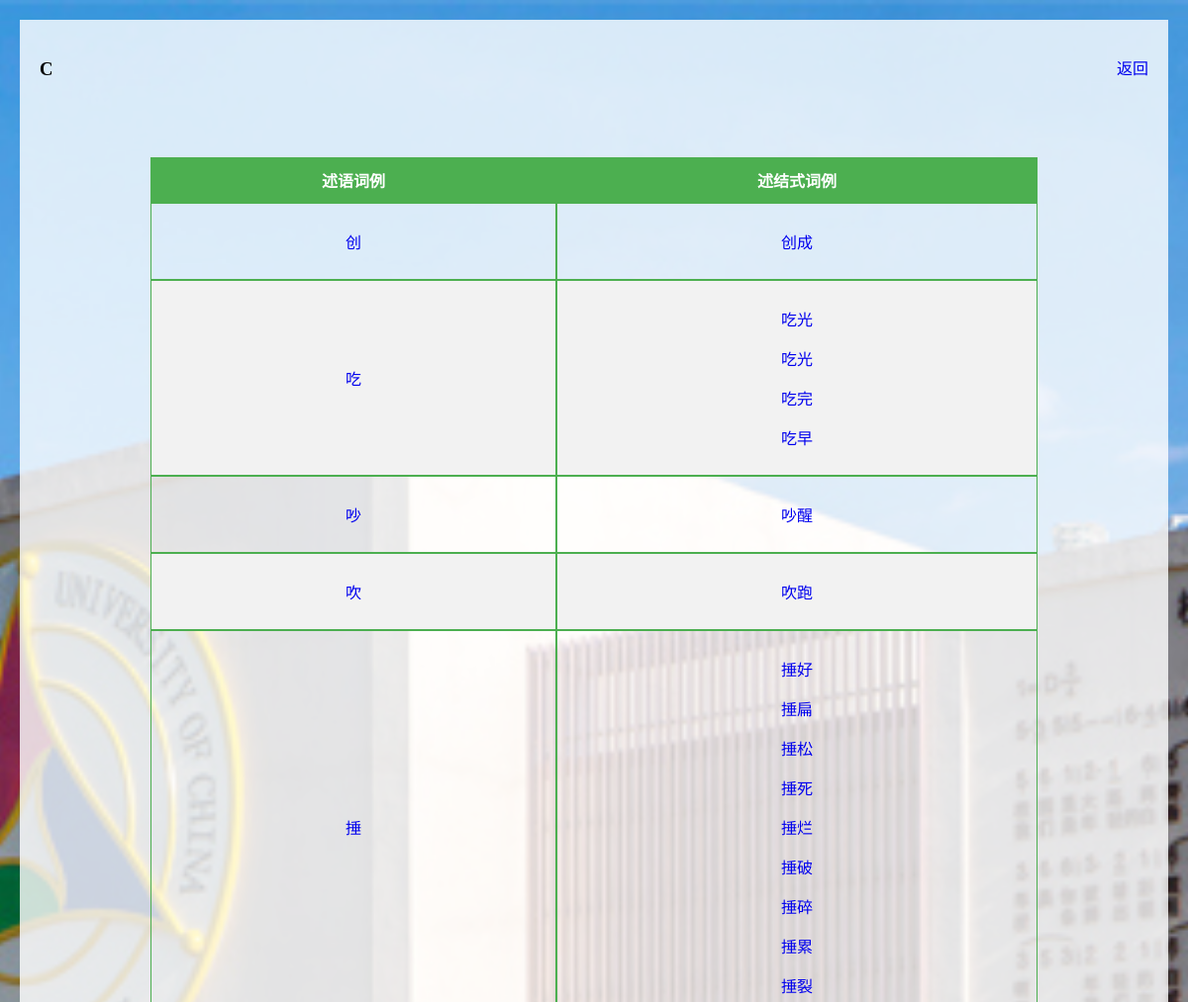
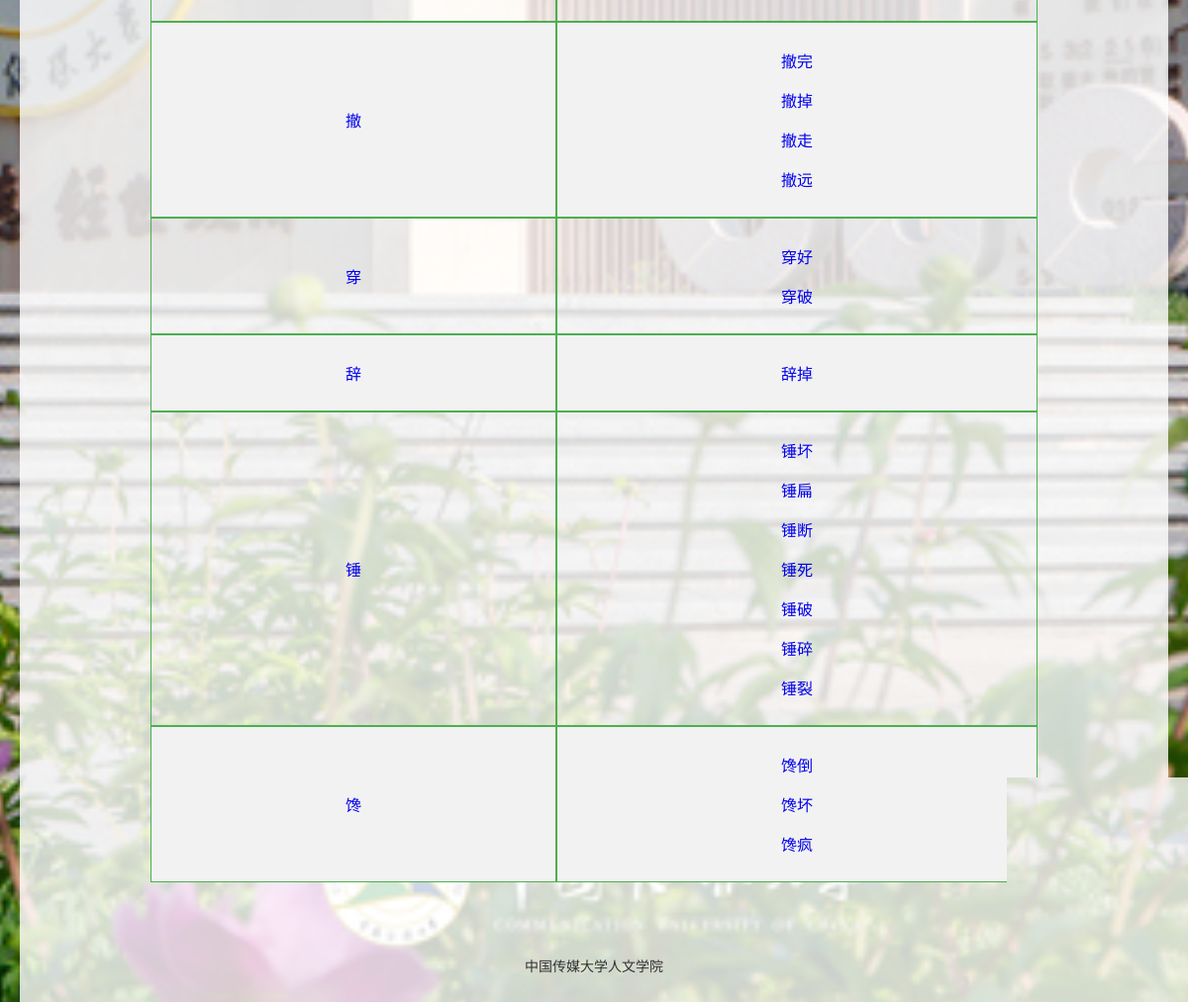
The page /dictionary/C on the database its author committed (2 pictures, top to bottom).
### tables this page shows
CREATE TABLE "第一轮标注记录" (
	"id"	INTEGER,
	"编号"	TEXT,
	"述结式词例"	TEXT,
	"述结式拼音"	TEXT,
	"述结式类型"	TEXT,
	"述结式配价数"	TEXT,
	"述结式论元1"	TEXT,
	"述结式论元2"	TEXT,
	"述结式论元3"	TEXT,
	"述结式论元1语义角色"	TEXT,
	"述结式论元2语义角色"	TEXT,
	"述结式论元3语义角色"	TEXT,
	"述语词例"	TEXT,
	"述语拼音"	TEXT,
	"述语HSK等级"	TEXT,
	"述语词性"	TEXT,
	"述语义项"	TEXT,
	"述语配价数"	TEXT,
	"述语论元1"	TEXT,
	"述语论元2"	TEXT,
	"述语论元3"	TEXT,
	"述语论元1语义角色"	TEXT,
	"述语论元2语义角色"	TEXT,
	"述语论元3语义角色"	TEXT,
	"补语词例"	TEXT,
	"补语拼音"	TEXT,
	"补语HSK等级"	TEXT,
	"补语词性"	TEXT,
	"补语义项"	TEXT,
	"补语配价数"	TEXT,
	"补语论元1"	TEXT,
	"补语论元2"	TEXT,
	"补语论元3"	TEXT,
	"补语论元1语义角色"	TEXT,
	"补语论元2语义角色"	TEXT,
	"补语论元3语义角色"	TEXT,
	"共指关系:R.ARG1="	TEXT,
	"R.ARG2="	TEXT,
	"V.ARG1="	TEXT,
	"V.ARG2="	TEXT,
	"补语语义类型"	TEXT,
	"句式1-主动宾"	TEXT,
	"句式1例句"	TEXT,
	"句式2-受事主语句"	TEXT,
	"句式2例句"	TEXT,
	"句式3-把字句"	TEXT,
	"句式3例句"	TEXT,
	"句式4-被na让字句"	TEXT,
	"句式4例句"	TEXT,
	"句式5-施事主语句"	TEXT,
	"句式5例句"	TEXT,
	"句式6-动词拷贝句"	TEXT,
	"句式6例句"	TEXT,
	"句式分布类型"	TEXT,
	"述语句式1 主宾句"	TEXT,
	"述语句式1例句"	TEXT,
	"述语句式2 受事主语句"	TEXT,
	"述语句式2例句"	TEXT,
	"述语句式3 施事主语句"	TEXT,
	"述语句式3例句 "	TEXT,
	"述语句式分布"	TEXT,
	"补语句式1 主事主语句"	TEXT,
	"补语句式1例句"	TEXT,
	"补语句式2 感事主语句"	TEXT,
	"补语句式2例句"	TEXT,
	"补语句式3 施事主语句"	TEXT,
	"补语句式3例句"	TEXT,
	"补语句式分布"	TEXT,
	"备注【词的义项】"	TEXT,
	"来源"	TEXT,
	"填写者1"	TEXT,
	"填写者2"	TEXT,
	"标注中遇到的问题"	TEXT,
	"音序"	TEXT,
	"基础句"	TEXT,
	"图片路径"	TEXT,
	PRIMARY KEY("id" AUTOINCREMENT)
);

### app.py (the view)
@app.route('/dictionary/<letter>')
def dictionary(letter):
    conn = get_db()
    cursor = conn.cursor()
    cursor.execute('SELECT * FROM 第一轮标注记录 WHERE 音序 =?',(letter,))
    data_raw = cursor.fetchall()
    data = group_by_index(data_raw,12,lambda x:x[2])
    return render_template('entry_list.html',letter=letter,data=data)

### app.py (called while the page is built)
def get_db():
    conn = sqlite3.connect(database)
    return conn

def group_by_index(data, index, sort_key=None):
    grouped_data = {}
    for item in data:
        key = item[index]
        if key not in grouped_data:
            grouped_data[key] = []
        grouped_data[key].append(item)
    for key in grouped_data:
        grouped_data[key] = sorted(grouped_data[key], key=sort_key)
    three_dim_list = list(grouped_data.values())
    three_dim_list.sort(key=lambda x: x[0][index])
    return three_dim_list

### templates/entry_list.html (shortened to what this page needs)
<!DOCTYPE html>
<html lang="en">
<head>
    <link rel="stylesheet" href="{{ url_for('static', filename='css/mystyle.css') }}">
</head>
<body>
    <div class="container">
        <div class="header_part ">
            <div class="left-div">
                <h3>{{ letter }}</h3>
            </div>
            <div class="right-div">
                <p><a href="javascript:history.back();">返回</a></p>
            </div>
        </div>
        <div class="main">
            {% if data %}
            <table>
                <thead>
                <tr>
                    <th>述语词例</th>
                    <th>述结式词例</th>
                </tr>
            </thead>
            <tbody>
                {% for item in data %}
                <tr>
                    <td><a href="/predicate/{{ item[0][12] }}">{{ item[0][12] }}</a></td>
                    <td>
                        {% for i in item %}
                        <p><a href="/vrc/{{i[2]}}">{{i[2]}}</a></p>
                        {% endfor %}
                    </td>
                </tr>
                {% endfor %}
            </tbody>
            </table>
            {% else %}
            <div style="margin: auto;"><p>无{{ letter }}开头的述结式词例</p></div>
            {% endif %}
        </div>
        <div class="footer">
            <p>中国传媒大学人文学院</p>
        </div>
    </div>
</body>
</html>

### static/css/mystyle.css (style rules this page uses)
body, html { margin: 0; padding: 0; width: 100%; height: 100%; background: url('../img/background.jpg') no-repeat center center fixed; background-size: cover; background-position-y: bottom; }
.container { display: flex; flex-direction: column; margin: 20px; background: rgba(255, 255, 255, 0.8); }
.main { flex: 1; display: flex; padding: 20px; }
.footer { padding: 20px; text-align: center; font-size: 14px; color: #333; }

### templates/entry_list.html (style rules this page uses)
table { width: 80%; margin: 20px auto; border-collapse: separate; border-spacing: 0; }
thead { background-color: #4CAF50; color: white; }
th, td { padding: 10px; text-align: center; border: 1px solid #4CAF50;; }
tbody tr:nth-child(even) { background-color: #f2f2f2; }
a { text-decoration: none; }
.header_part { display: flex; justify-content: space-between; margin: 20px; }
.left-div { text-align: left; width: 45%; padding-right: 10px; }
.right-div { text-align: right; width: 45%; padding-left: 10px; }

### rows shown on the page
第一轮标注记录: 述语词例 "创", 述结式词例 "创成"
第一轮标注记录: 述语词例 "吃", 述结式词例 "吃光"
第一轮标注记录: 述结式词例 "吃光"
第一轮标注记录: 述结式词例 "吃完"
第一轮标注记录: 述结式词例 "吃早"
第一轮标注记录: 述语词例 "吵", 述结式词例 "吵醒"
第一轮标注记录: 述语词例 "吹", 述结式词例 "吹跑"
第一轮标注记录: 述语词例 "捶", 述结式词例 "捶好"
第一轮标注记录: 述结式词例 "捶扁"
第一轮标注记录: 述结式词例 "捶松"
第一轮标注记录: 述结式词例 "捶死"
第一轮标注记录: 述结式词例 "捶烂"
第一轮标注记录: 述结式词例 "捶破"
第一轮标注记录: 述结式词例 "捶碎"
第一轮标注记录: 述结式词例 "捶累"
第一轮标注记录: 述结式词例 "捶裂"
第一轮标注记录: 述语词例 "撤", 述结式词例 "撤完"
第一轮标注记录: 述结式词例 "撤掉"
第一轮标注记录: 述结式词例 "撤走"
第一轮标注记录: 述结式词例 "撤远"
第一轮标注记录: 述语词例 "穿", 述结式词例 "穿好"
第一轮标注记录: 述结式词例 "穿破"
第一轮标注记录: 述语词例 "辞", 述结式词例 "辞掉"
第一轮标注记录: 述语词例 "锤", 述结式词例 "锤坏"
第一轮标注记录: 述结式词例 "锤扁"
第一轮标注记录: 述结式词例 "锤断"
第一轮标注记录: 述结式词例 "锤死"
第一轮标注记录: 述结式词例 "锤破"
第一轮标注记录: 述结式词例 "锤碎"
第一轮标注记录: 述结式词例 "锤裂"
第一轮标注记录: 述语词例 "馋", 述结式词例 "馋倒"
第一轮标注记录: 述结式词例 "馋坏"
第一轮标注记录: 述结式词例 "馋疯"

### other values the page prints
{{ letter }} "C"
